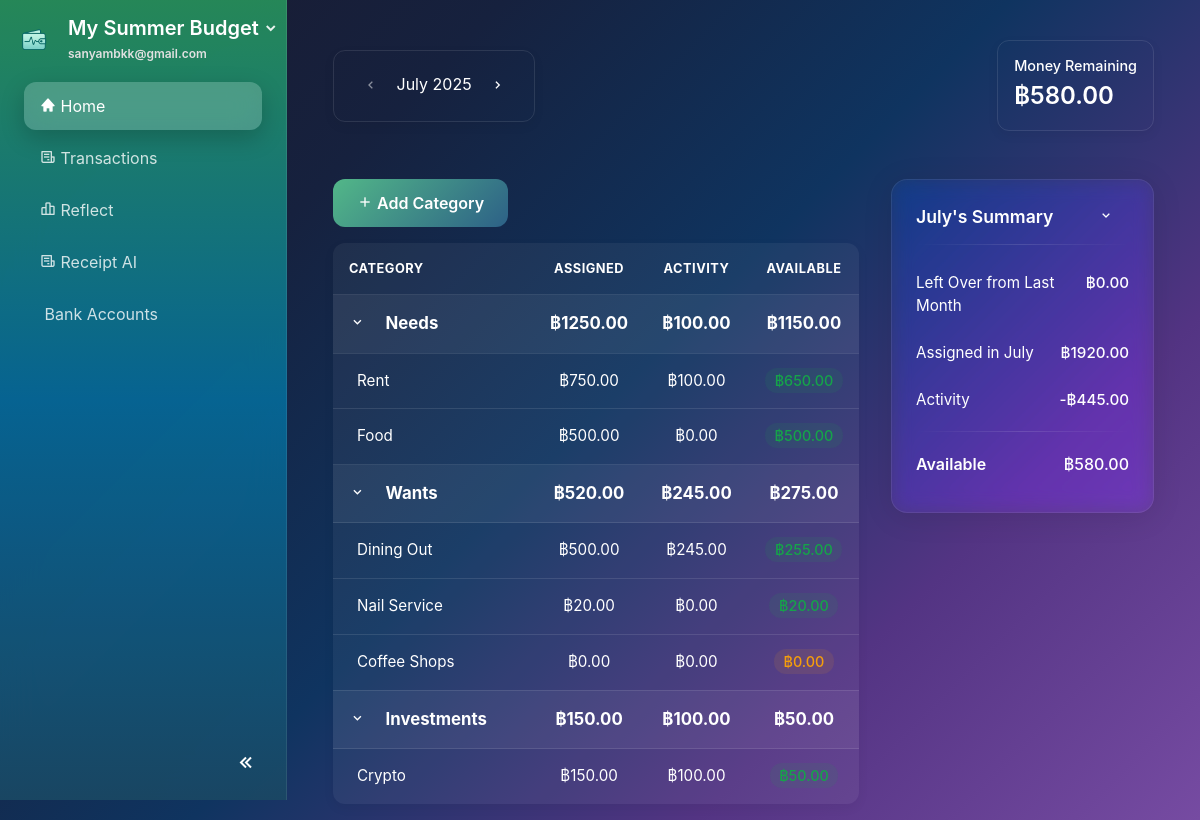
Screenshot of / (signed in) with the database file from the repository.
### website/models.py (models this page shows, shortened)
class Plan(db.Model):
    id             = db.Column(db.Integer, primary_key=True)
    name           = db.Column(db.String(100), nullable=False)
    monthly_income = db.Column(db.Float)
    budget_pref    = db.Column(JSON)  # e.g., {"needs": 50, "wants": 30, "savings": 20}
    user_id        = db.Column(db.Integer, db.ForeignKey('user.id'), nullable=False)

class User(db.Model, UserMixin):
    id         = db.Column(db.Integer, primary_key=True)
    email      = db.Column(db.String(150), unique=True, nullable=False)
    password   = db.Column(db.String(150))
    first_name = db.Column(db.String(150))
    last_name  = db.Column(db.String(150))
    date_created = db.Column(db.DateTime(timezone=True), default=func.now())
    active_plan_id = db.Column(db.Integer, db.ForeignKey('plan.id'), nullable=True)
    profile_complete = db.Column(db.Boolean, default=False)
    theme = db.Column(db.String(50), nullable=False, default='system')
    notes = db.relationship('Note', backref='user', lazy=True)
    plans = db.relationship('Plan', foreign_keys=[Plan.user_id], backref='user', lazy=True, cascade="all, delete-orphan")
    active_plan = db.relationship('Plan', foreign_keys=[active_plan_id], post_update=True)

class BudgetCategory(db.Model):
    id = db.Column(db.Integer, primary_key=True)
    name = db.Column(db.String(100), nullable=False)
    icon = db.Column(db.String(50), default='bx-category')
    main_category = db.Column(db.String(50), nullable=False)  # 'needs', 'wants', 'bills', 'investments'
    assigned_amount = db.Column(db.Float, default=0.0)
    spent_amount = db.Column(db.Float, default=0.0)
    plan_id = db.Column(db.Integer, db.ForeignKey('plan.id'), nullable=False)
    created_date = db.Column(db.DateTime(timezone=True), default=func.now())
    plan = db.relationship('Plan', backref=db.backref('categories', lazy=True, cascade="all, delete-orphan"))
    transactions = db.relationship('Transaction', backref='category', lazy=True, cascade="all, delete-orphan")
    @property
    def available_amount(self):
        return self.assigned_amount - self.spent_amount

### website/views.py (the view, shortened to what this page needs)
@views.route('/<int:year>/<int:month>')
@views.route('/')
@login_required
def home(year=None, month=None):
    if not current_user.profile_complete or not current_user.active_plan:
        return redirect(url_for('onboard.show_form'))
    plan = current_user.active_plan
    if year is None or month is None:
        today = datetime.now()
        year, month = today.year, today.month
    try:
        display_date = datetime(year, month, 1)
    except ValueError:
        today = datetime.now()
        year, month = today.year, today.month
        display_date = today
    display_month_str = display_date.strftime('%B')
    user_join_date = current_user.date_created
    if user_join_date is None:
        user_join_date = datetime.now()
        current_user.date_created = user_join_date
        db.session.commit()
    is_first_month = (display_date.year == user_join_date.year and display_date.month == user_join_date.month)
    previous_month_date = display_date - relativedelta(months=1)
    prev_month_int = previous_month_date.month
    prev_month_year = previous_month_date.year
    rollover_amount = 0.0
    categories = BudgetCategory.query.filter_by(plan_id=plan.id).all()
    monthly_budgets_map = {}
    for cat in categories:
        mb = MonthlyBudget.query.filter_by(plan_id=plan.id, category_id=cat.id, month=month, year=year).first()
        if not mb:
            mb = MonthlyBudget(plan_id=plan.id, category_id=cat.id, month=month, year=year, assigned_amount=0, spent_amount=0)
            db.session.add(mb)
        monthly_budgets_map[cat.id] = mb
    db.session.commit()
    organized_categories = {'needs': [], 'wants': [], 'investments': []}
    total_assigned = 0
    total_spent = 0
    for category in categories:
        mb = monthly_budgets_map.get(category.id)
        if mb:
            category.assigned_amount = mb.assigned_amount
            spent = db.session.query(func.sum(Transaction.amount)).filter(
                Transaction.category_id == category.id,
                func.extract('month', Transaction.transaction_date) == month,
                func.extract('year', Transaction.transaction_date) == year
            ).scalar() or 0
            mb.spent_amount = abs(spent)
            category.spent_amount = abs(spent)
        total_assigned += category.assigned_amount
        total_spent += category.spent_amount
        if category.main_category in organized_categories:
            organized_categories[category.main_category].append(category)
    db.session.commit()
    category_totals = {}
    for main_cat, cats in organized_categories.items():
        category_totals[main_cat] = {
            'assigned': sum(c.assigned_amount for c in cats),
            'spent': sum(c.spent_amount for c in cats),
            'available': sum(c.available_amount for c in cats)
        }
    money_to_be_assigned = plan.monthly_income + rollover_amount
    available_amount = money_to_be_assigned - total_assigned
    all_categories = sorted([cat for cat in categories if cat.spent_amount > 0], key=lambda x: x.spent_amount, reverse=True)
    top_spending_categories = all_categories[:5]
    prev_month_date = display_date - relativedelta(months=1)
    next_month_date = display_date + relativedelta(months=1)
    user_start_date = current_user.date_created
    user_start_month = user_start_date.month
    user_start_year = user_start_date.year
    can_go_prev = not (prev_month_date.year < user_start_year or
                   (prev_month_date.year == user_start_year and prev_month_date.month < user_start_month))
    can_go_next = True
    return render_template("home.html",
                         plan=plan,
                         categories=organized_categories,
                         category_totals=category_totals,
                         current_month=display_month_str,
                         current_year=year,
                         prev_month=prev_month_date.month,
                         prev_year=prev_month_date.year,
                         next_month=next_month_date.month,
                         next_year=next_month_date.year,
                         is_first_month=is_first_month,
                         can_go_prev=can_go_prev,
                         can_go_next=can_go_next,
                         total_assigned=total_assigned,
                         total_spent=total_spent,
                         available_amount=available_amount,
                         rollover_amount=rollover_amount,
                         money_to_be_assigned=money_to_be_assigned,
                         top_spending_categories=top_spending_categories)

### website/templates/home.html (shortened to what this page needs)
{% extends "base.html" %}
{% block content %}
<div class="container-fluid mt-4">
    <div class="top-bar">
        <div class="month-selector">
            {% if can_go_prev %}
                <a href="{{ url_for('views.home', year=prev_year, month=prev_month) }}" class="btn btn-nav"><i class='bx bx-chevron-left'></i></a>
            {% else %}
                <span class="btn btn-nav disabled"><i class='bx bx-chevron-left'></i></span>
            {% endif %}
            <span class="current-month">{{ current_month }} {{ current_year }}</span>
            {% if can_go_next %}
                <a href="{{ url_for('views.home', year=next_year, month=next_month) }}" class="btn btn-nav"><i class='bx bx-chevron-right'></i></a>
            {% else %}
                <span class="btn btn-nav disabled"><i class='bx bx-chevron-right'></i></span>
            {% endif %}
        </div>
        <div class="total-assigned-card">
            <h5 class="card-title">Money Remaining</h5>
            <p class="card-text">฿{{ "%.2f"|format(available_amount) }}</p>
        </div>
    </div>
    <div class="main-content-grid">
        <div class="budget-section">
            <div class="d-flex justify-content-start mb-3">
                <button type="button" class="btn btn-primary" data-toggle="modal" data-target="#addCategoryModal">
                    <i class="bx bx-plus"></i> Add Category
                </button>
            </div>
            <div class="budget-table-container">
                <table class="budget-table">
                <thead>
                    <tr>
                        <th class="col-category">CATEGORY</th>
                        <th class="col-assigned">ASSIGNED</th>
                        <th class="col-activity">ACTIVITY</th>
                        <th class="col-available">AVAILABLE</th>
                    </tr>
                </thead>
                <tbody>
                    {% for main_category, sub_categories in categories.items() %}
                    <tr class="main-category-row" data-toggle="collapse" data-target=".sub-{{ main_category|replace(' ', '-') }}">
                        <td>
                            <span class="toggle-icon">
                                <i class="bx bx-chevron-down"></i>
                            </span>
                            <strong>{{ main_category.capitalize() }}</strong>
                        </td>
                        <td class="col-assigned"><strong>฿{{ "%.2f"|format(category_totals[main_category]['assigned']) }}</strong></td>
                        <td class="col-activity"><strong>฿{{ "%.2f"|format(category_totals[main_category]['spent']) }}</strong></td>
                        <td class="col-available"><strong>฿{{ "%.2f"|format(category_totals[main_category]['available']) }}</strong></td>
                    </tr>
                    {%- for sub in sub_categories %}
                    <tr class="sub-category-row sub-{{ main_category|replace(' ', '-') }} collapse show">
                        <td class="pl-4">
                            {{ sub.name }}
                        </td>
                        <td class="col-assigned assigned-value" data-category-id="{{ sub.id }}" data-current-amount="{{ sub.assigned_amount }}" data-category-name="{{ sub.name }}" style="cursor:pointer;">฿{{ "%.2f"|format(sub.assigned_amount) }}</td>
                        <td class="col-activity">฿{{ "%.2f"|format(sub.spent_amount) }}</td>
                        <td class="col-available">
                            <span class="money-badge {% if sub.available_amount > 0 %}positive{% elif sub.available_amount == 0 %}zero{% else %}negative{% endif %}">
                                ฿{{ "%.2f"|format(sub.available_amount) }}
                            </span>
                        </td>
                    </tr>
                    {%- endfor %}
                    {%- endfor %}
                </tbody>
            </table>
            </div>
        </div>
        <div class="right-panel">
            <div class="summary-card">
                <div class="summary-header">
                    <h5>{{ current_month }}'s Summary</h5>
                    <span class="toggle-icon">
                        <i class="bx bx-chevron-down"></i>
                    </span>
                </div>
                <hr class="summary-divider">
                <div class="summary-body">
                    <div class="summary-item">
                        <span>Left Over from Last Month</span>
                        <span class="amount">฿{{ "%.2f"|format(rollover_amount) }}</span>
                    </div>
                    <div class="summary-item" id="assigned-this-month">
                        <span>Assigned in {{ current_month }}</span>
                        <span class="amount">฿{{ "%.2f"|format(total_assigned) }}</span>
                    </div>
                    <div class="summary-item">
                        <span>Activity</span>
                        <span class="amount">-฿{{ "%.2f"|format(total_spent) }}</span>
                    </div>
                    <hr class="summary-divider">
                    <div class="summary-item summary-total">
                        <span>Available</span>
                        <span class="amount">฿{{ "%.2f"|format(available_amount) }}</span>
                    </div>
                </div>
            </div>
        </div>
    </div>
</div>
{% endblock %}

### website/templates/base.html (shortened to what this page needs)
<!DOCTYPE html>
<html lang="en" data-initial-theme="{{ current_user.theme if current_user.is_authenticated else 'system' }}">
<head>
    <link rel="stylesheet" href="https://stackpath.bootstrapcdn.com/bootstrap/4.4.1/css/bootstrap.min.css"/>
    <link rel="stylesheet" href="https://stackpath.bootstrapcdn.com/font-awesome/4.7.0/css/font-awesome.min.css"/>
    <link href="https://unpkg.com/boxicons@2.1.4/css/boxicons.min.css" rel="stylesheet">
    <link href="{{ url_for('static', filename='css/general.css') }}" rel="stylesheet">
    <link href="{{ url_for('static', filename='css/sidebar.css') }}" rel="stylesheet">
    <link href="{{ url_for('static', filename='css/buttons.css') }}" rel="stylesheet">
    <link href="{{ url_for('static', filename='css/dashboard.css') }}" rel="stylesheet">
    <link href="{{ url_for('static', filename='css/auth.css') }}" rel="stylesheet">
    <link href="{{ url_for('static', filename='css/dark-theme.css') }}" rel="stylesheet">
    <link href="{{ url_for('static', filename='css/account_settings.css') }}" rel="stylesheet">
</head>
{% set hide_sidebar = hide_sidebar | default(false) %}
<body id="page-body" class="d-flex {{ '' if hide_sidebar else 'with-sidebar' }} {% block page_class %}{% endblock %}">
    {% if not hide_sidebar %}
    <nav id="sidebar" class="text-white flex-column">
        <div class="sidebar-header px-3 py-3">
            <div class="d-flex align-items-center">
                <img src="{{ url_for('static', filename='images/logo.png') }}" alt="App logo" class="logo-img mr-3">
                <div class="flex-grow-1">
                    <div class="dropdown">
                        <a id="planDropdown"
                            href="#"
                            class="dropdown-toggle text-white text-decoration-none"
                            data-toggle="dropdown"
                            aria-haspopup="true"
                            aria-expanded="false">
                            <h5 class="mb-0">
                                <span class="sidebar-text">{{ current_user.active_plan.name if current_user.active_plan else 'Create a Plan' }}</span>
                            </h5>
                            <i class="bx bxs-chevron-down toggle-arrow"></i>
                        </a>
                    </div>
                    <small class="email-white sidebar-text">{{ current_user.email }}</small>
                </div>
            </div>
        </div>
        <ul class="nav flex-column px-3">
            <li class="nav-item">
                <a class="nav-link {% if request.path == url_for('views.home') %}active{% endif %}" href="{{ url_for('views.home') }}">
                    <i class='bx bxs-home'></i> <span class="sidebar-text">Home</span>
                </a>
            </li>
            <li class="nav-item">
                <a class="nav-link {% if request.path == url_for('views.transactions') %}active{% endif %}" href="{{ url_for('views.transactions') }}">
                    <i class='bx bx-receipt'></i> <span class="sidebar-text">Transactions</span>
                </a>
            </li>
            <li class="nav-item">
                <a class="nav-link {% if request.path == url_for('views.reflect') %}active{% endif %}" href="{{ url_for('views.reflect') }}">
                    <i class='bx bx-bar-chart-alt-2'></i> <span class="sidebar-text">Reflect</span>
                </a>
            </li>
            <li class="nav-item">
                <a class="nav-link" href="{{ url_for('views.receipt_ai') }}">
                    <i class="bx bx-receipt"></i>
                    <span class="nav-text">Receipt AI</span>
                </a>
            </li>
            <li class="nav-item">
                <a class="nav-link" href="{{ url_for('views.bank_accounts') }}">
                    <span class="nav-text">Bank Accounts</span>
                </a>
            </li>
        </ul>
        <div class="sidebar-footer">
            <button id="sidebar-toggle" class="btn btn-link">
                <i class='bx bx-chevrons-left'></i>
            </button>
        </div>
    </nav>
    {% endif %}
    <div id="content-wrapper" class="w-100">
        <div class="container-fluid">
            {% block content %} {% endblock %}
        </div>
    </div>
</body>
</html>

### rows the page displays
Plan: active_plan "My Summer Budget"
User: email "sanyambkk@gmail.com"
BudgetCategory: name "Rent", assigned_amount "750.00", spent_amount "100.00", available_amount "650.00"
BudgetCategory: name "Food", assigned_amount "500.00", spent_amount "0.00", available_amount "500.00"
BudgetCategory: name "Dining Out", assigned_amount "500.00", spent_amount "245.00", available_amount "255.00"
BudgetCategory: name "Nail Service", assigned_amount "20.00", spent_amount "0.00", available_amount "20.00"
BudgetCategory: name "Coffee Shops", assigned_amount "0.00", spent_amount "0.00", available_amount "0.00"
BudgetCategory: capitalize "Investments", assigned_amount "150.00", spent_amount "100.00", category_totals "50.00", name "Crypto", available_amount "50.00"

### other values shown
{{ current_month }} "July"
{{ current_year }} "2025"
{{ "%.2f"|format(available_amount) }} "580.00"
{{ main_category.capitalize() }} "Needs" "Wants"
{{ "%.2f"|format(category_totals[main_category]['assigned']) }} "1250.00" "520.00"
{{ "%.2f"|format(category_totals[main_category]['spent']) }} "100.00" "245.00"
{{ "%.2f"|format(category_totals[main_category]['available']) }} "1150.00" "275.00"
{{ "%.2f"|format(rollover_amount) }} "0.00"
{{ "%.2f"|format(total_assigned) }} "1920.00"
{{ "%.2f"|format(total_spent) }} "445.00"
